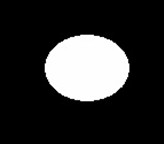
%> input picture 学习资料/《精通图像处理经典算法（MATLAB版）》配套资料/4/4-4-9/tuoyuan.jpg, 164 x 144 px
$ octave yuanxingdu.m   (GNU Octave 9; MATLAB toolbox functions it lacks are replaced by stand-ins)
%> lines starting %> are read from the running program, lines starting %| are printed output that depends on the picture; in (x1, y1, x2, y2) boxes, pixels count from 0 and x2, y2 are one past the last pixel; in counts of white or black regions, pixels touching at a corner belong together; the program's own positions count from 1
img = imread('tuoyuan.jpg');
%> img is the input picture: size 144x164x3 uint8; min 0, max 255, mean 47.4
img = im2bw(img);
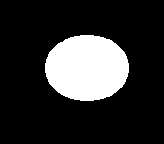
%> img: size 144x164 logical; 18.6% white; 1 white region, box (x1, y1, x2, y2) and area: (45, 35, 129, 101) 4400
img1 = bwperim(img,8);%求得二进制图像中的边缘点
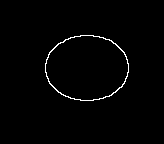
%> img1: size 144x164 logical; 1.3% white in thin lines or dots, all inside (x1, y1, x2, y2) = (45, 35, 129, 101)
[m,n]=size(img);
%> m = 144; n = 164
P = 0;%周长初始化
for i = 1:m
    for j = 1:n
        if (img1(i,j)>0)
            P = P + 1;    %所有物体边缘点之和为周长
        end
    end
end
%> after the loop, P = 296
A=bwarea(img); % 计算目标面积
%> A = 4410.4
C = (P*P)/A
%> C = 19.87
